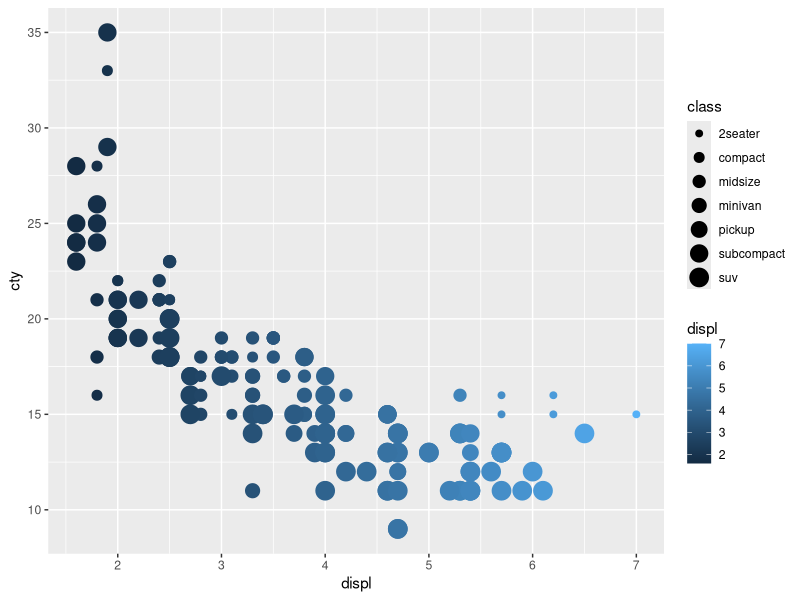

R code for this plot:
## ---- chunk 1
mtcars
## ---- chunk 2
str(mtcars)
## ---- chunk 3

## ---- chunk 4
knitr::opts_chunk$set(echo = TRUE)
## ---- chunk 5
library(ggplot2)
## ---- chunk 6
head(mpg,10)
## ---- chunk 7
ggplot(mpg,aes(x=displ,y=cty))+geom_point(aes(color=displ, size=class))
